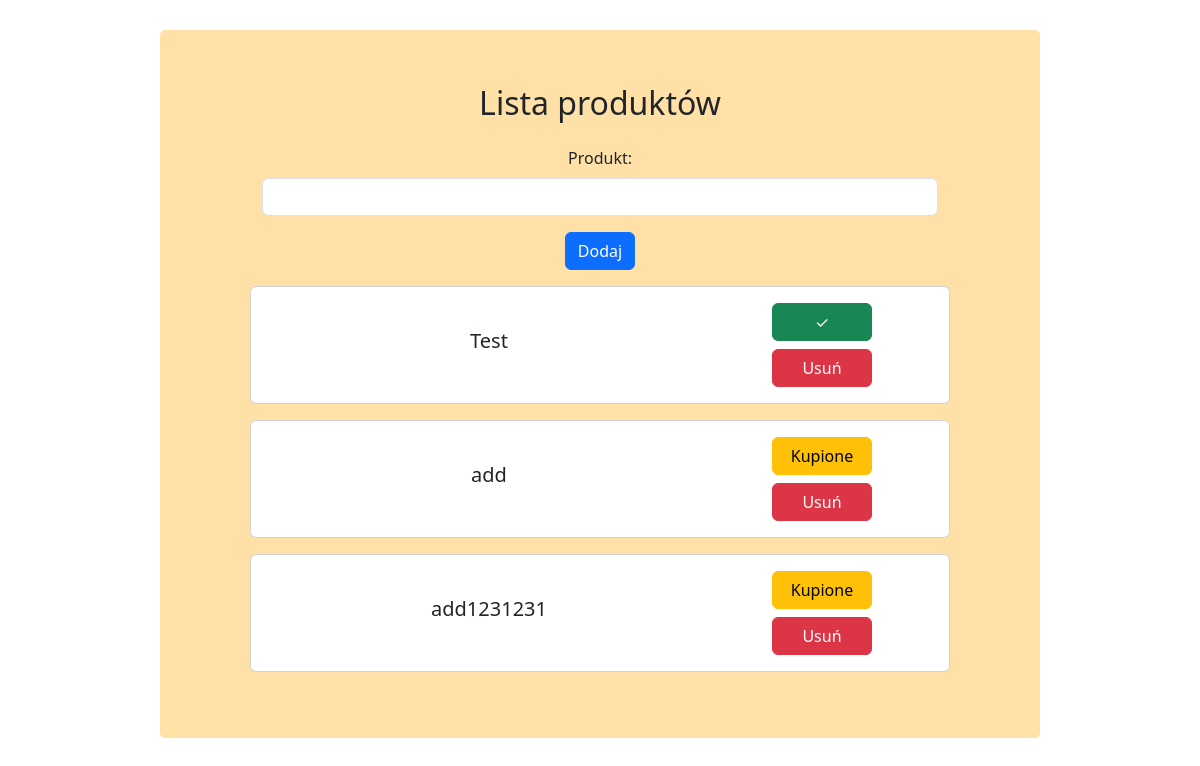
Before: / with the older database file.
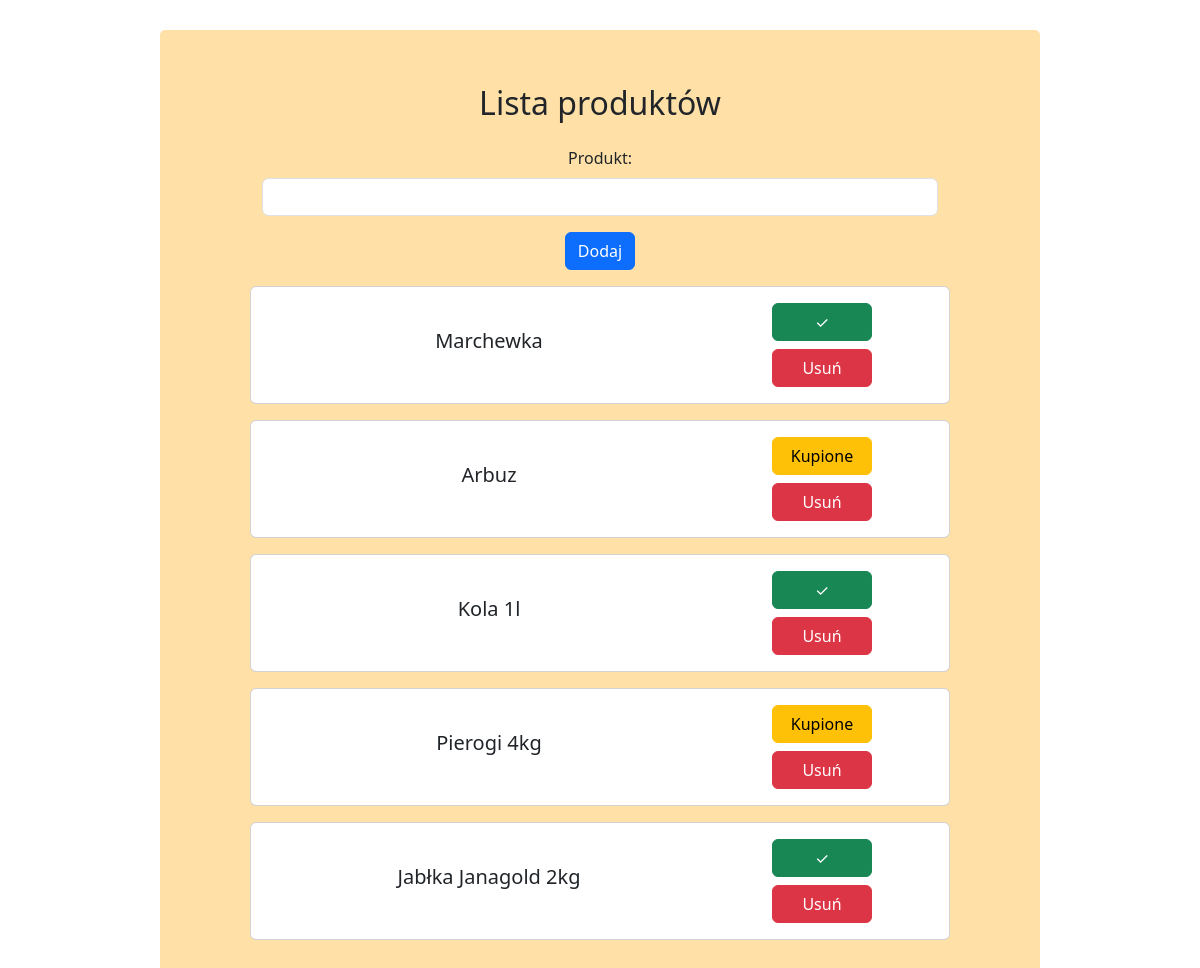
After: the same page with the newer database file.
### pages/models.py (models this page shows, shortened)
class Product(models.Model):
    name = models.CharField(blank=False, max_length=255)
    buyed = models.BooleanField(default=False)

### pages/views.py (the view)
# urls.py: path('', views.index, name='home'),
def index(request):
    products = Product.objects.all()
    context = {"products": products}
    return render(request, 'pages/index.html', context)

### templates/pages/index.html (shortened to what this page needs)
{% extends "pages/base_index.html" %}
{% load static %}
{% block content %}
<div id="ProductListBody">
    <figure class="text-center my-4">
      <blockquote class="blockquote">
        <h2>Lista produktów</h2>
      </blockquote>
    </figure>
  <div class="container text-center">
    <div id="AddNewProductForm" class="row justify-content-center d-flex" >
      <form style="max-width: 700px;" method="POST" action="add_product" id="AddProductToListForm">
        <div class="mb-3" >
          <label for="new_product" class="form-label">Produkt:</label>
          <input type="text" class="form-control" id="new_product" name="new_product" aria-describedby="emailHelp" required>
        </div>
        <a href="{% url 'pages:add_product' %}">
          <button type="submit" class="btn btn-primary">Dodaj</button>
        </a>
      </form>
    </div>
  </div>
  {% for product in products %}
  <div class="container text-center">
    <div id="MainProductList" class="row justify-content-center d-flex">
      <div class="card mb-3" style="max-width: 700px;">
        <div class="row g-0">
          <div class="col-md-12">
            <div class="card-body">
              <div class="row d-flex justify-content-center align-items-center">
                <div class="col-8">
                  <h5 class="card-title">{{ product.name }}</h5>
                </div>
                <div class="col-4">
                    <div class="row d-flex flex-column">
                    <div class="col-12">
                      <a href="{% url 'pages:mark_product' product.id %}">
                        {% if product.buyed == True %}
                          <button type="submit" class="btn btn-success" style="min-width: 100px;">&#10003;</button>
                        {% else %}
                          <button type="submit" class="btn btn-warning" style="min-width: 100px;">Kupione</button>
                        {% endif %}
                      </a>
                    </div>
                    <div class="col-12">
                      <a href="{% url 'pages:delete_product'  product.id %}">
                        <button type="submit" class="btn btn-danger mt-2" style="min-width: 100px;">Usuń</button>
                      </a>
                    </div>
                  </div>
                </div>
              </div>
            </div>
          </div>
        </div>
      </div>
    </div>
  </div>
  {% endfor %}
  </div>
{% endblock %}

### templates/pages/base_index.html (shortened to what this page needs)
{% load static %}
<html lang="pl-PL">
  <head>
    <link href="https://cdn.jsdelivr.net/npm/bootstrap@5.3.2/dist/css/bootstrap.min.css" rel="stylesheet">
  </head>
    <body id="myPage" data-spy="scroll" data-target=".navbar" data-offset="60" onload="">
	{% block content %}
	{% endblock %}
    </body>

### templates/pages/base_index.html (style rules this page uses)
body { background-image: url('https://i.pinimg.com/474x/e0/c3/73/e0c37353aed33c638aedcd57d21e3ce2.jpg'); }
#ProductListBody { background-color: #ffe1a8; max-width: 880px; width: 100%; margin: 30px auto; padding: 30px 0 50px 0; border-radius: 5px; }

Changed rows visible on the page:
removed Product: name "Test"
removed Product: name "add", buyed "Kupione"
removed Product: name "add1231231", buyed "Kupione"
added Product: name "Marchewka"
added Product: name "Arbuz", buyed "Kupione"
added Product: name "Kola 1l"
added Product: name "Pierogi 4kg", buyed "Kupione"
added Product: name "Jabłka Janagold 2kg"
